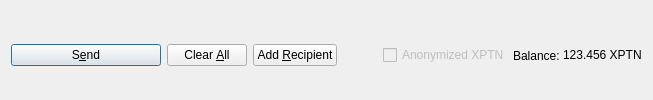
         <widget class="QFrame" name="frame_Send">
          <layout class="QHBoxLayout" name="horizontalLayout">
           <property name="bottomMargin">
            <number>0</number>
           </property>
           <item>
            <widget class="QPushButton" name="sendButton">
             <property name="minimumSize">
              <size>
               <width>150</width>
               <height>0</height>
              </size>
             </property>
             <property name="toolTip">
              <string>Confirm the send action</string>
             </property>
             <property name="text">
              <string>S&amp;end</string>
             </property>
             <property name="icon">
              <iconset resource="../putin.qrc">
               <normaloff>:/icons/send</normaloff>:/icons/send</iconset>
             </property>
             <property name="autoDefault">
              <bool>false</bool>
             </property>
             <property name="default">
              <bool>true</bool>
             </property>
            </widget>
           </item>
           <item>
            <widget class="QPushButton" name="clearButton">
             <property name="sizePolicy">
              <sizepolicy hsizetype="Minimum" vsizetype="Fixed">
               <horstretch>0</horstretch>
               <verstretch>0</verstretch>
              </sizepolicy>
             </property>
             <property name="toolTip">
              <string>Clear all fields of the form.</string>
             </property>
             <property name="text">
              <string>Clear &amp;All</string>
             </property>
             <property name="icon">
              <iconset resource="../putin.qrc">
               <normaloff>:/icons/remove</normaloff>:/icons/remove</iconset>
             </property>
             <property name="autoDefault">
              <bool>false</bool>
             </property>
            </widget>
           </item>
           <item>
            <widget class="QPushButton" name="addButton">
             <property name="toolTip">
              <string>Send to multiple recipients at once</string>
             </property>
             <property name="text">
              <string>Add &amp;Recipient</string>
             </property>
             <property name="icon">
              <iconset resource="../putin.qrc">
               <normaloff>:/icons/add</normaloff>:/icons/add</iconset>
             </property>
             <property name="autoDefault">
              <bool>false</bool>
             </property>
            </widget>
           </item>
           <item>
            <spacer name="horizontalSpacer">
             <property name="orientation">
              <enum>Qt::Horizontal</enum>
             </property>
             <property name="sizeHint" stdset="0">
              <size>
               <width>40</width>
               <height>20</height>
              </size>
             </property>
            </spacer>
           </item>
           <item>
            <layout class="QHBoxLayout" name="horizontalLayout_2">
             <property name="spacing">
              <number>3</number>
             </property>
             <item>
              <widget class="QCheckBox" name="checkzXPTN">
               <property name="enabled">
                <bool>false</bool>
               </property>
               <property name="text">
                <string>Anonymized XPTN</string>
               </property>
              </widget>
             </item>
             <item>
              <widget class="QLabel" name="label">
               <property name="text">
                <string>Balance:</string>
               </property>
              </widget>
             </item>
             <item>
              <widget class="QLabel" name="labelBalance">
               <property name="sizePolicy">
                <sizepolicy hsizetype="Preferred" vsizetype="Fixed">
                 <horstretch>0</horstretch>
                 <verstretch>0</verstretch>
                </sizepolicy>
               </property>
               <property name="cursor">
                <cursorShape>IBeamCursor</cursorShape>
               </property>
               <property name="text">
                <string notr="true">123.456 XPTN</string>
               </property>
               <property name="textInteractionFlags">
                <set>Qt::LinksAccessibleByMouse|Qt::TextSelectableByKeyboard|Qt::TextSelectableByMouse</set>
               </property>
              </widget>
             </item>
            </layout>
           </item>
          </layout>
         </widget>
